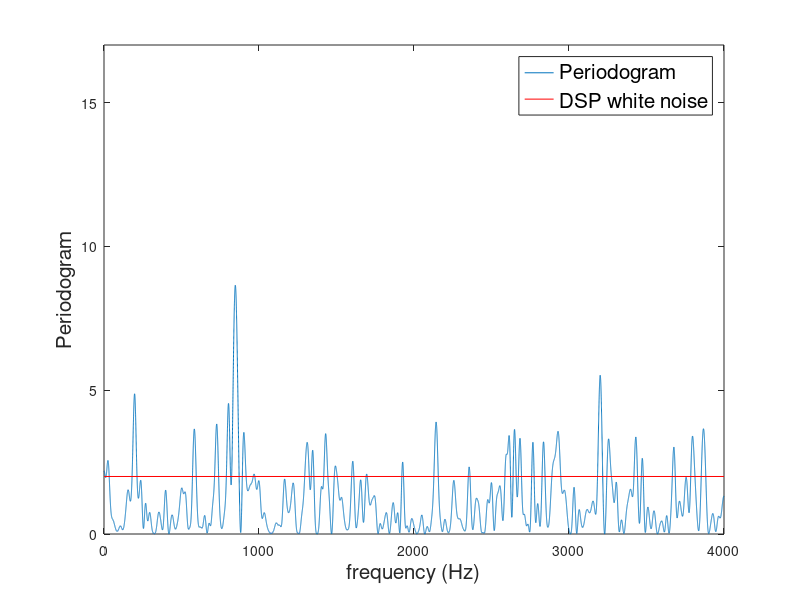
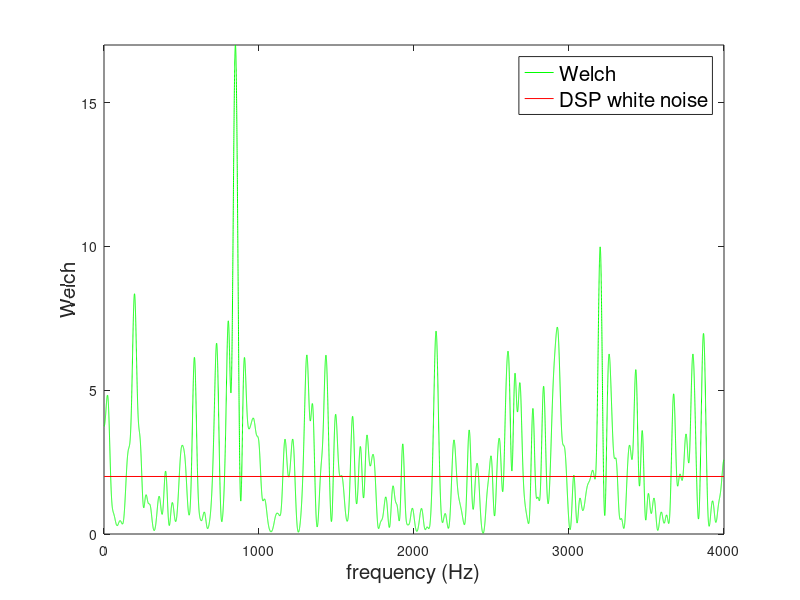

Write the MATLAB code that produced these figures, in order.
%%% Mon implantation de Welch
%%%
%%% Stéphane Rossignol -- retravaillé en août 2026

clear all;
close all;

NN=500;       %%% taille du signal
MM=400;         %%% taille de la fenêtre d'analyse (pour Welch)
KK=NN-MM;       %%% on décale d'un échantillon entre 2 fenêtres d'analyse (pour Welch)
taillefft=2^16; %%% taille des FFT (pour le périodogramme et Welch)

fe=8000; %%% fréquence d'échantillonnage

fep=hanning(NN)'; %%% fenêtre pour le périodogramme
fen=hanning(MM)'; %%% fenêtre pour Welch
%fep=ones(NN,1)'; %%% fenêtre pour le périodogramme
%fen=ones(MM,1)'; %%% fenêtre pour Welch

freqp=[0:taillefft-1]/taillefft*fe;
freqw=freqp;

stdb=2; %%% écart-type du bruit

ncoups=1;
for ii=1:ncoups %%% nombre de coups pour les statistiques
  sig = stdb*randn(1,NN);

  %%% périodogramme
  perio = abs(fft(sig.*fep,taillefft)).^2/NN;
  [valp,posp]=max(perio(1:taillefft/2));

  %%% Welch
  www=zeros(1,taillefft);
  for kk=1:KK
    sigi=sig(1+(kk-1):MM+(kk-1));
    www=www+abs(fft(sigi.*fen,taillefft)).^2/MM;
  end;
  www=www/KK*(MM/sum(fen));

  vm=max([www perio]);

  dofig=1;
  if dofig==1
    figure(1);
    clf;
    plot(freqp(1:taillefft/2),perio(1:taillefft/2));
    hold on;
    plot([1 fe/2],[stdb stdb],'r');
    xlabel('frequency (Hz)','FontSize',15);
    ylabel('Periodogram','FontSize',15);
    legend('Periodogram','DSP white noise','FontSize',15);
    ylim([0 vm]);
    hold off;
%    print -depsc2 periowhite.eps
  end;

  dofig=1;
  if dofig==1
    figure(2);
    clf;
    plot(freqw(1:taillefft/2),www(1:taillefft/2),'g');
    hold on;
    plot([1 fe/2],[stdb stdb],'r');
    xlabel('frequency (Hz)','FontSize',15);
    ylabel('Welch','FontSize',15);
    legend('Welch','DSP white noise','FontSize',15);
    ylim([0 vm]);
    hold off;
%    print -depsc2 periowelch.eps
  end;
end;
